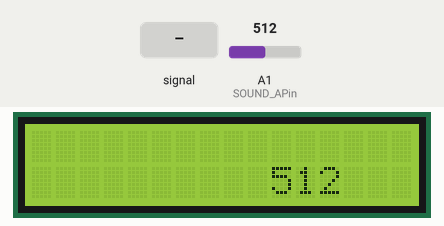
This sketch was run on a simulated Arduino Uno, built with avr-gcc and run on an emulated ATmega328P. Parts: 16×2 character LCD. The inputs (shaded band) are chosen by the test bench; at power-on: A1 (SOUND_APin) = 512. What the sketch prints to the serial monitor is not drawn.

Above: at 1.2 s.
1.3 s: A1 (SOUND_APin) fed a 200 Hz sine of ±81 counts around its level
At 1.59 s:
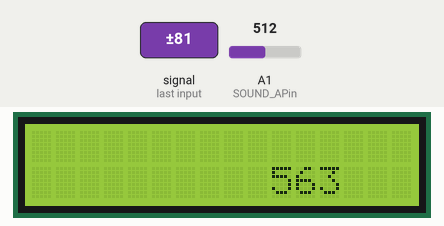
2.9 s: A1 (SOUND_APin) set to 716
At 3.6 s:
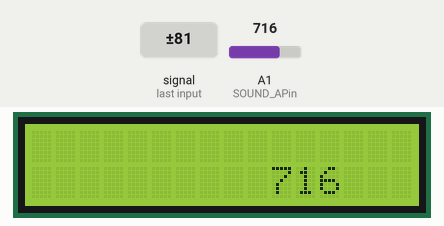
4.4 s: A1 (SOUND_APin) fed a 1000 Hz sine of ±255 counts around its level
At 4.63 s:
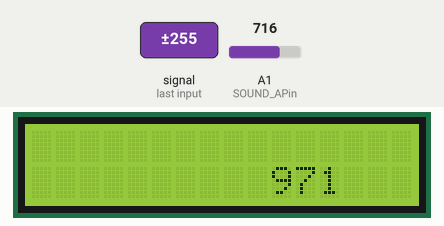
6.0 s: A1 (SOUND_APin) set to 900
At 6.7 s:
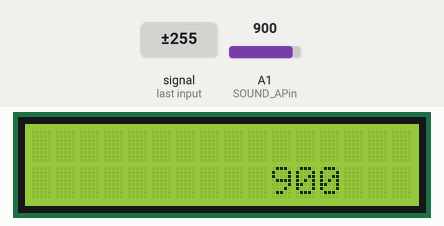
7.6 s: A1 (SOUND_APin) set to 1023
At 8.8 s:
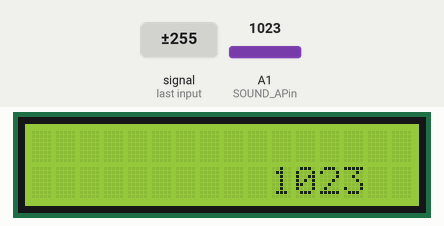
Timing chart, 0 to 10.2 s (numbered marks = the images above; inputs shaded):
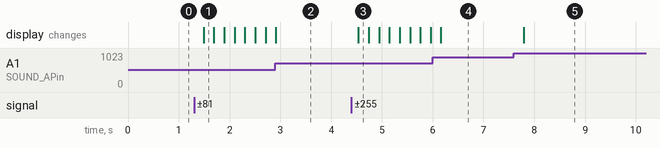

The sketch:

sketch_sound.ino
```cpp
/*
http://www.princetronics.com/sound-sensitive-lights-w-sound-sensor-arduino/
*/

#include <LiquidCrystal.h>

#define SOUND_APin A1 // Pin Análogico al que he conectado el sensor de sonido

LiquidCrystal lcd(9, 10, 4, 5, 6, 7); // syntax: LiquidCrystal(rs, enable, d4, d5, d6, d7)

int timer = 0;
int milis = 0;
int sound = 0;


void setup() { // put your setup code here, to run once:
	Serial.begin(9600);
	lcd.begin(16, 2);

	lcd.print("  hue hue hue   ");
}


void loop() { // put your main code here, to run repeatedly:

	sound = analogRead(SOUND_APin);

	lcd.clear();
	lcd.setCursor(10, 2);
	lcd.print(sound);
	Serial.println(sound);

	delay(200);
}
```

Measured:
- after the input at 1.3 s, the display: changes after 0.19 s (image 1)
- after the input at 4.4 s, the display: changes after 0.14 s (image 3)
- after the input at 7.6 s, the display: changes after 0.19 s (image 5)
